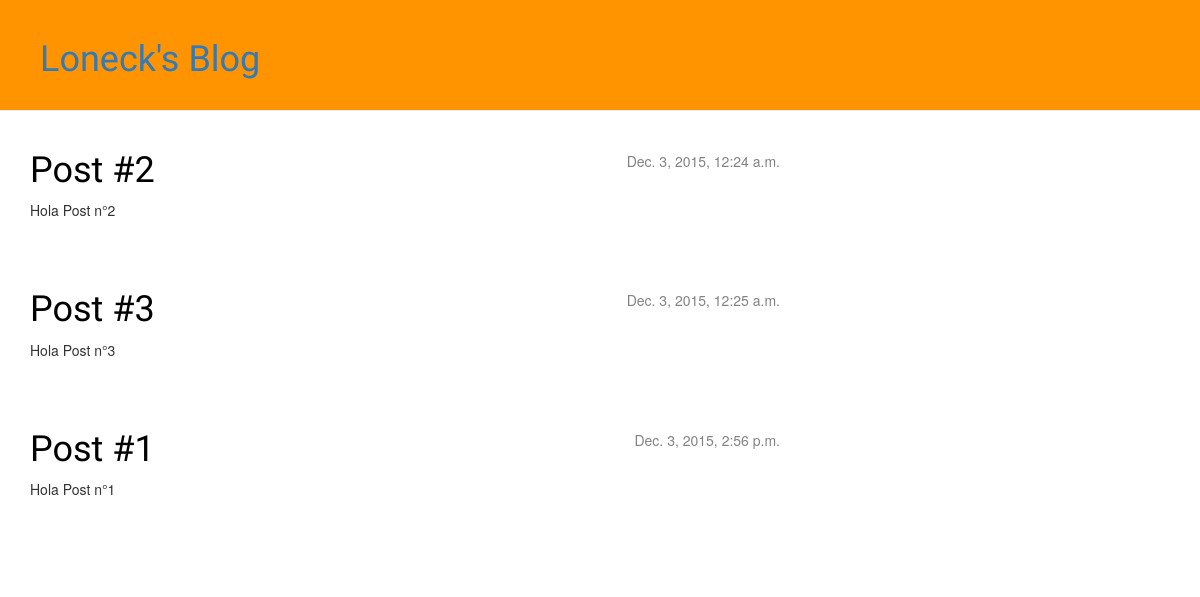
The app's page /, older data.
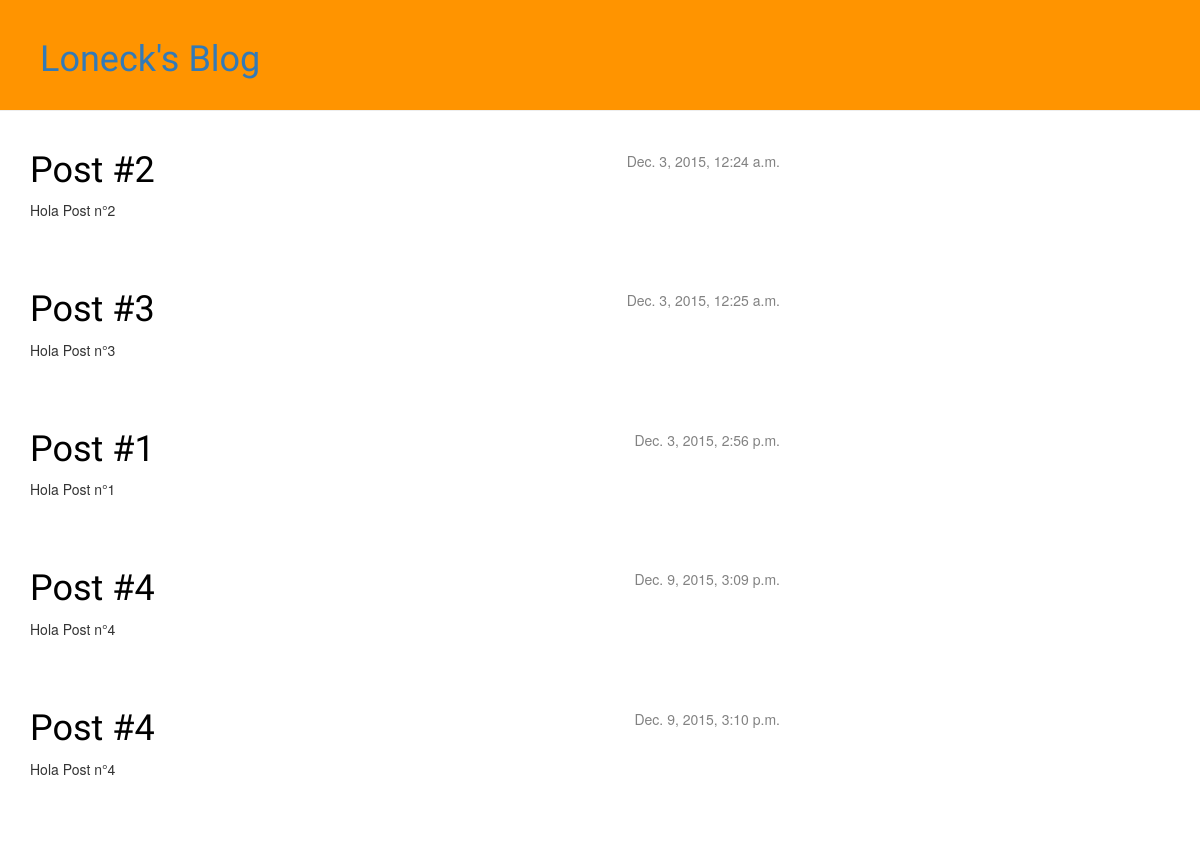
The same page, newer data.
### blog/models.py (models this page shows, shortened)
class  Post(models.Model):
	author = models.ForeignKey('auth.User')
	title = models.CharField(max_length=200)
	text = models.TextField()
	created_date = models.DateTimeField(
		default=timezone.now)
	published_date = models.DateTimeField(
		blank=True, null=True)

### blog/views.py (the view)
# urls.py: url(r'^$', views.post_list),
def post_list(request):
	posts = Post.objects.filter(published_date__lte=timezone.now()).order_by('published_date')
	return render(request, 'blog/post_list.html', {'posts': posts})

### blog/templates/blog/post_list.html
{% extends "blog/base.html" %}
{% block content %}
	{% for post in posts %}
		<div class="post">
			<div class="date">
				{{ post.published_date }}
			</div>
			<h1><a href="{% url "blog.views.post_detail" pk=post.pk %}">{{ post.title }}</a></h1>
			<p>{{ post.text|linebreaks }}</p>
		</div>
	{% endfor %}
{% endblock content %}

### blog/templates/blog/base.html (shortened to what this page needs)
{% load staticfiles %}
<html>
	<head>
		<link rel="stylesheet" href="http://maxcdn.bootstrapcdn.com/bootstrap/3.2.0/css/bootstrap.min.css">
		<link rel="stylesheet" href="//maxcdn.bootstrapcdn.com/bootstrap/3.2.0/css/bootstrap-theme.min.css">
		<link rel="stylesheet" href="{% static "css/blog.css" %}">
	</head>
	<body>
		<div class="page-header">
			<h1><a href="/">Loneck's Blog</a></h1>
		</div>
	<div class="content container">
		<div class="row">
			<div class="col-md-8">
				{% block content %}
				{% endblock %}
			</div>
		</div>
	</div>
	</body>
</html>

### blog/static/css/blog.css (style rules this page uses)
.page-header { background-color: #ff9400; margin-top: 0; padding: 20px 20px 20px 40px; }
h1, h2, h3, h4 { font-family: 'Lobster', cursive; }
.date { float: right; color: #828282; }
.post { margin-bottom: 70px; }
.post h1 a, .post h1 a:visited { color: #000000; }

Row changes from the older to the newer data that the page shows:
added Post: published_date "Dec. 9, 2015, 3:09 p.m.", title "Post #4", text "Hola Post n°4"
added Post: published_date "Dec. 9, 2015, 3:10 p.m.", title "Post #4", text "Hola Post n°4"
